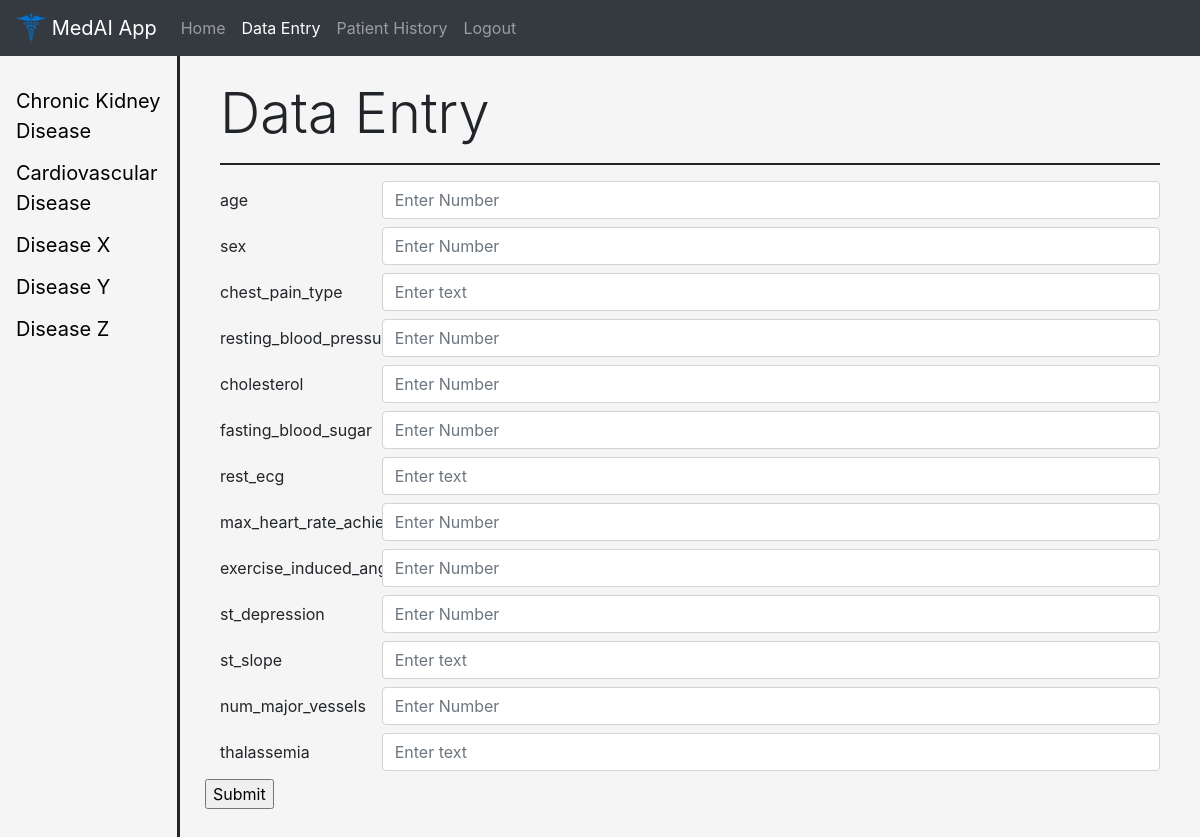
The page /entry (signed in) on the database its author committed.
### tables this page shows
CREATE TABLE "features" (
	id INTEGER NOT NULL,
	name TEXT NOT NULL,
	"type" TEXT NOT NULL,
	model_id INTEGER NOT NULL, "feat_order" INTEGER NOT NULL,
	CONSTRAINT Features_PK PRIMARY KEY (id),
	CONSTRAINT Features_FK FOREIGN KEY (model_id) REFERENCES "models"(id) ON DELETE CASCADE ON UPDATE CASCADE
);

### app.py (the view)
@app.route('/entry')
def entry():
    if check_session():
        return render_template('entry.html')
    else:
        return redirect(url_for("login"))

### app.py (called while the page is built)
def get_features(model_id):
    query = 'select name,type,feat_order from features where model_id = ?'
    cur = conn.execute(query,(model_id,))
    return cur.fetchall()

def check_session():
    if "email" in session:
        return True
    else:
        False

### templates/entry.html (shortened to what this page needs)
{% extends "base.html" %}
{% set active_page = "entry" %}
{% block head %}
<link href="../static/css/entry.css" rel="stylesheet">
{% endblock %}
{% block content %}
<div class="sidenav">
    <a href="#">Chronic Kidney Disease</a>
    <a href="#">Cardiovascular Disease</a>
    <a href="#">Disease X</a>
    <a href="#">Disease Y</a>
    <a href="#">Disease Z</a>
</div>
<div class="main">
    <h1 class="display-4">Data Entry</h1>
    <hr>
    <form action="#" method="POST">
      <div class="form-group row">
        {% set feat = get_features(model_id=1) %}
        {% for row in feat %}
        <div class="col-sm-2 col-form-label">
          <label>{{row[0]}}</label></div>
          <div class="col-sm-10"><input
            {% if row[1] == "int64" %}type="number" placeholder="Enter Number"
            {% elif row[1] == "float64" %}type="number" placeholder="Enter Number" step="0.01"
            {% else %}type="text" placeholder="Enter text"
            {% endif %}
            class="form-control"
          ></div>
        {% endfor %}
        <input type="submit" value="Submit">
      </div>
    </form>
</div>
{% endblock %}

### templates/base.html (shortened to what this page needs)
<!DOCTYPE html>
<html lang="en">
<head>
    <link rel="stylesheet" href="../static/assets/dist/css/bootstrap.min.css">
    {% block head %}{% endblock %}
    {% set navbar1 = ['home','entry','pathist'] -%}
    {% set navbar2 = ['admin','dochist'] -%}
    {% if active_page in navbar1 -%}
      {% set navigation_bar = [
        ('/', 'home', 'Home'),
        ('/entry', 'entry', 'Data Entry'),
        ('/pathist', 'pathist', 'Patient History')
      ] -%}
      {% set active_page = active_page|default('home') -%}
    {% else %}
      {% set navigation_bar = [
        ('/admin', 'admin', 'Admin'),
        ('/dochist', 'dochist', 'Doctor History')
      ] -%}
      {% set active_page = active_page|default('admin') -%}
    {% endif %}
</head>
<body>
    <nav class="navbar fixed-top navbar-expand-lg navbar-dark bg-dark">
        <a class="navbar-brand" {% if active_page in navbar1 %} href="/home" {% else %} href="/admin" {% endif %}>
            <img src="../static/assets/brand/medical.png" width="30" height="30" class="d-inline-block align-top">
            MedAI App
        </a>
        <div class="collapse navbar-collapse" id="navbarSupportedContent">
          <ul class="navbar-nav mr-auto">
            {% for href, id, caption in navigation_bar %}
              <li{% if id == active_page %} class="nav-item active" {% else %} class="nav-item" {% endif
              %}><a class="nav-link" href="{{ href|e }}">{{ caption|e }}</a></li>
            {% endfor %}
            <li class="nav-item">
              <a class="nav-link" href="/logout">Logout</a>
          </li>
          </ul>
        </div>
      </nav>
    {% block content %}
    {% endblock %}
</body>
</html>

### static/css/entry.css (style rules this page uses)
.sidenav { height: 100%; width: 180px; position: fixed; z-index: 1; top: 1; left: 0; border-right: solid; overflow-x: hidden; padding-top: 80px; }
.sidenav a { padding: 6px 8px 6px 16px; text-decoration: none; font-size: 20px; color: black; display: block; }
.main { margin-left: 180px; padding: 80px 40px; }
hr { border: 1px solid; }
input[type=number] { -moz-appearance: textfield; }

### templates/base.html (style rules this page uses)
body { background-color: #f5f5f5; }

### rows shown on the page
features: name "age"
features: name "sex"
features: name "chest_pain_type"
features: name "resting_blood_pressure"
features: name "cholesterol"
features: name "fasting_blood_sugar"
features: name "rest_ecg"
features: name "max_heart_rate_achieved"
features: name "exercise_induced_angina"
features: name "st_depression"
features: name "st_slope"
features: name "num_major_vessels"
features: name "thalassemia"

### other values the page prints
{{ caption|e }} "Home" "Data Entry" "Patient History"
